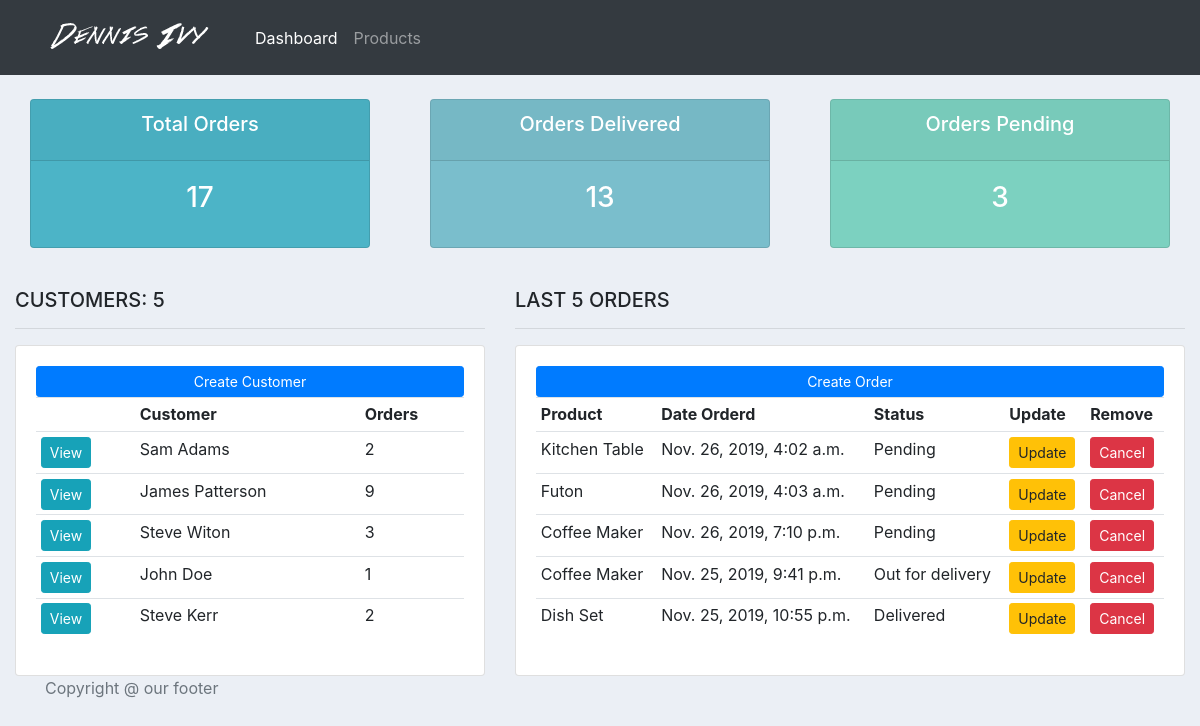
The page / on the database its author committed.
### accounts/models.py (models this page shows, shortened)
class Customer(models.Model):
	name = models.CharField(max_length=200, null=True)
	phone = models.CharField(max_length=200, null=True)
	email = models.CharField(max_length=200, null=True)
	date_created = models.DateTimeField(auto_now_add=True, null=True, blank=True)
	@property
	def orders(self):
		order_count = self.order_set.all().count()
		return str(order_count)

class Order(models.Model):
	STATUS = (
			('Pending', 'Pending'),
			('Out for delivery', 'Out for delivery'),
			('Delivered', 'Delivered'),
			)
	customer = models.ForeignKey(Customer, on_delete= models.SET_NULL, null=True)
	product = models.ForeignKey(Product, on_delete= models.SET_NULL, null=True)
	date_created = models.DateTimeField(auto_now_add=True, null=True, blank=True)
	status = models.CharField(max_length=200, null=True, choices=STATUS)

class Product(models.Model):
	CATEGORY = (
			('Indoor', 'Indoor'),
			('Out Door', 'Out Door'),
			)
	name = models.CharField(max_length=200, null=True)
	price = models.FloatField(null=True)
	category = models.CharField(max_length=200, null=True, choices=CATEGORY)
	description = models.TextField()
	date_created = models.DateTimeField(auto_now_add=True, null=True, blank=True)
	def __str__(self):
		return self.name

### accounts/views.py (the view)
# urls.py: path('', views.dashBoard, name="dashboard"),
def dashBoard(request):
	orders = Order.objects.all().order_by('-status')[0:5]
	customers = Customer.objects.all()
	total_customers = customers.count()
	total_orders = Order.objects.all().count()
	delivered = Order.objects.filter(status='Delivered').count()
	pending = Order.objects.filter(status='Pending').count()
	context = {'customers':customers, 'orders':orders,
	'total_customers':total_customers,'total_orders':total_orders,
	'delivered':delivered, 'pending':pending}
	return render(request, 'accounts/dashBoard.html', context)

### accounts/templates/accounts/dashboard.html
{% extends 'accounts/main_template.html' %}
{% load static %}
{% block content %}
{% include 'accounts/status_row.html' %}
<br>
<div class="row">
	<div class="col-md-5">
		<h5>CUSTOMERS: {{total_customers}}</h5>
		<hr>
		<div class="card card-body">
			<a class="btn btn-primary  btn-sm btn-block" href="">Create Customer</a>
			<table class="table table-sm">
				<tr>
					<th></th>
					<th>Customer</th>
					<th>Orders</th>
				</tr>
				{% for customer in customers %}
					<tr>
						<td><a href="{% url 'customer' customer.id %}" class="btn btn-sm btn-info">View</a></td>
						<td>{{customer.name}}</td>
						<td>{{customer.orders}}</td>
					</tr>
				{% endfor %}
			</table>
		</div>
	</div>
	<div class="col-md-7">
		<h5>LAST 5 ORDERS</h5>
		<hr>
		<div class="card card-body">
			<a class="btn btn-primary  btn-sm btn-block" href="{% url 'create_order' %}">Create Order</a>
			<table class="table table-sm">
				<tr>
					<th>Product</th>
					<th>Date Orderd</th>
					<th>Status</th>
					<th>Update</th>
					<th>Remove</th>
				</tr>
				{% for order in orders %}
					<tr>
						<td>{{order.product}}</td>
						<td>{{order.date_created}}</td>
						<td>{{order.status}}</td>
						<td><a class="btn btn-sm btn-warning" href="{% url 'update_order' order.id %}">Update</a></td>
						<td><a class="btn btn-sm btn-danger" href="{% url 'delete_order' order.id %}">Cancel</a></td>
					</tr>
				{% endfor %}
			</table>
		</div>
	</div>
</div>
{% endblock content %}

### accounts/templates/accounts/main_template.html (shortened to what this page needs)
{% load static %}
<!DOCTYPE html>
<html>
<head>
	<link rel="stylesheet" href="https://stackpath.bootstrapcdn.com/bootstrap/4.3.1/css/bootstrap.min.css">
	<link href="{% static '/css/main.css'  %}" rel="stylesheet" type="text/css">
</head>
<body>
	{% include 'accounts/navbar.html' %}
	<div class="container-fluid">
	{% block content %}
	{% endblock content %}
	</div>
	{% include 'accounts/footer.html' %}
</body>
</html>

### accounts/templates/accounts/navbar.html (shortened to what this page needs)
{% load static %}
<nav class="navbar navbar-expand-lg navbar-dark bg-dark">
  <a class="nav-link" href="{% url 'dashboard' %}">
    <img id="logo" src="{% static 'images/logo.png' %}">
  </a>
  <div class="collapse navbar-collapse" id="navbarSupportedContent">
    <ul class="navbar-nav mr-auto">
      <li class="nav-item active">
        <a class="nav-link" href="{% url 'dashboard' %}">Dashboard</a>
      </li>
      <a class="nav-link" href="{% url 'products' %}">Products</a>
    </ul>
  </div>
</nav>

### accounts/templates/accounts/status_row.html
<br>
<div class="row">
	<div class="col">
		<div class="col-md">
			<div class="card text-center text-white  mb-3" id="total-orders">
			  	<div class="card-header">
			  		<h5 class="card-title">Total Orders</h5>
			  	</div>
			  	<div class="card-body">
			    	<h3 class="card-title">{{total_orders}}</h3>
			  	</div>
			</div>
		</div>
	</div>
	<div class="col">
		<div class="col-md">
			<div class="card text-center text-white  mb-3" id="orders-delivered">
			  	<div class="card-header">
			  		<h5 class="card-title">Orders Delivered</h5>
			  	</div>
			  	<div class="card-body">
			    	<h3 class="card-title">{{delivered}}</h3>
			  	</div>
			</div>
		</div>
	</div>
	<div class="col">
		<div class="col-md">
			<div class="card text-center text-white  mb-3" id="orders-pending">
			  	<div class="card-header">
			  		<h5 class="card-title">Orders Pending</h5>
			  	</div>
			  	<div class="card-body">
			    	<h3 class="card-title">{{pending}}</h3>
			  	</div>
			</div>
		</div>
	</div>
</div>

### accounts/templates/accounts/footer.html
 <footer class="footer">
      <div class="container">
        <span class="text-muted">Copyright @ our footer</span>
      </div>
    </footer>

### static/css/main.css (style rules this page uses)
body { background-color: #ebeff5; }
#total-orders { background-color: #4cb4c7; }
#orders-delivered { background-color: #7abecc; }
#orders-pending { background-color: #7CD1C0; }

### rows shown on the page
Customer: name "Sam Adams", orders "2"
Customer: name "James Patterson", orders "9"
Customer: name "Steve Witon", orders "3"
Customer: name "John Doe", orders "1"
Customer: name "Steve Kerr", orders "2"
Order: product "Kitchen Table", date_created "Nov. 26, 2019, 4:02 a.m.", status "Pending"
Order: product "Futon", date_created "Nov. 26, 2019, 4:03 a.m.", status "Pending"
Order: product "Coffee Maker", date_created "Nov. 26, 2019, 7:10 p.m.", status "Pending"
Order: product "Coffee Maker", date_created "Nov. 25, 2019, 9:41 p.m.", status "Out for delivery"
Order: product "Dish Set", date_created "Nov. 25, 2019, 10:55 p.m.", status "Delivered"

### other values the page prints
{{ total_orders }} "17"
{{ delivered }} "13"
{{ pending }} "3"
{{ total_customers }} "5"
